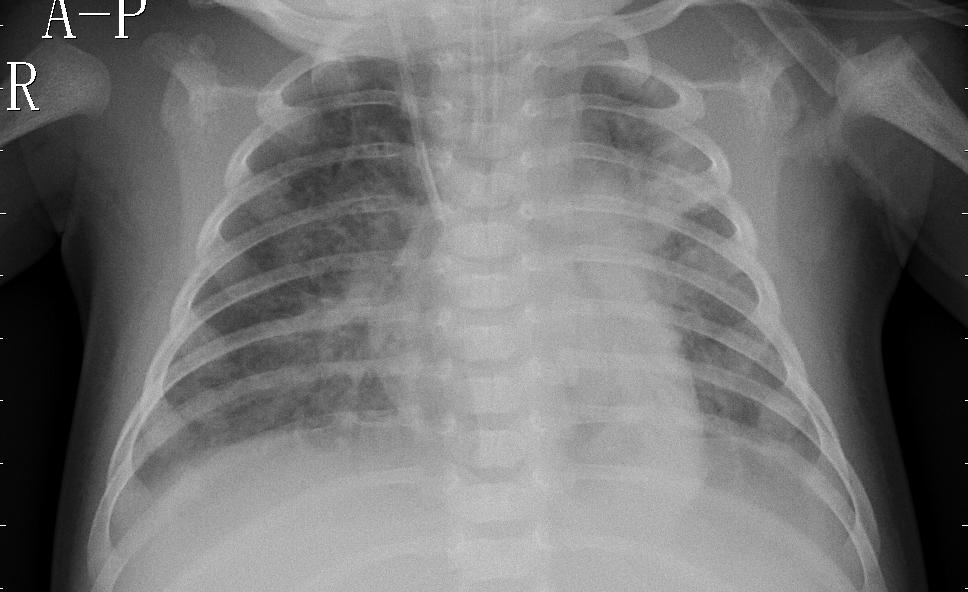
#> input picture Multiple-Disease-Prediction-Webapp/Frontend/data/pneumonia_xray/val/PNEUMONIA/person1946_bacteria_4874.jpeg, 968 x 592 px; its folder holds only this picture in this run
$ python test_revised_classification.py
#> lines starting #> are read from the running program, lines starting #| are printed output that depends on the picture; long printed decimals are rounded
#!/usr/bin/env python3
"""
Test revised classification on real bacterial X-ray
"""
import cv2
import numpy as np
from pathlib import Path

# Find the bacterial X-ray image
test_images_dir = Path("data/pneumonia_xray/val/PNEUMONIA")
bacterial_images = list(test_images_dir.glob("*bacteria*.jpeg"))

if bacterial_images:
    bacterial_image = str(bacterial_images[0])
    print(f"Testing image: {bacterial_image}")

    # Load image
    img = cv2.imread(bacterial_image, cv2.IMREAD_GRAYSCALE)
#> img is the input picture: shape (592, 968); min 0, max 255, mean 114.6

    if img is not None:
        h, w = img.shape
#> h = 592; w = 968

        # Normalize
        img_norm = img.astype(float) / 255.0

        # 1. SPATIAL ASYMMETRY
        left_lung = img_norm[:, :w//2]
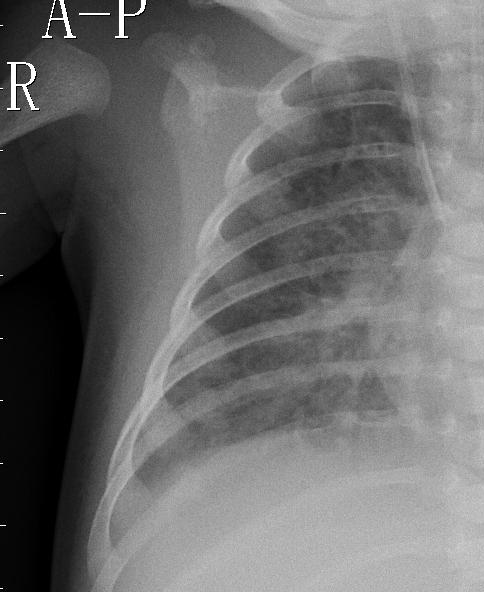
#> left_lung: shape (592, 484) float64; min 0, max 1, mean 0.431
        right_lung = img_norm[:, w//2:]
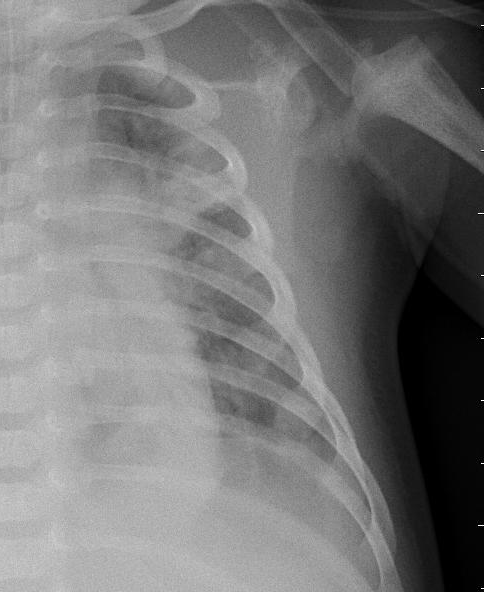
#> right_lung: shape (592, 484) float64; min 0, max 1, mean 0.467

        left_mean = np.mean(left_lung)
#> left_mean = 0.431
        right_mean = np.mean(right_lung)
#> right_mean = 0.467
        spatial_diff = abs(left_mean - right_mean)
#> spatial_diff = 0.0358

        # 2. HETEROGENEITY
        img_std = np.std(img_norm)
#> img_std = 0.214

        # 3. OPACITY
        global_mean = np.mean(img_norm)
#> global_mean = 0.449

        # 4. EDGE STRENGTH
        edges = cv2.Canny((img).astype(np.uint8), 50, 150)
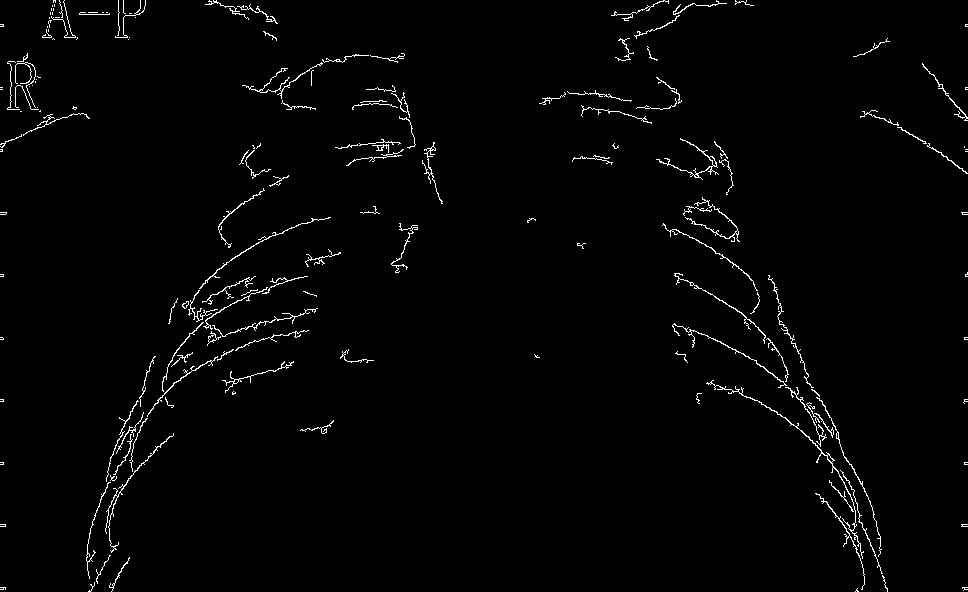
#> edges: shape (592, 968); 1.7% white in thin lines or dots
        edge_count = np.sum(edges > 0)
#> edge_count = 9590
        edge_density = edge_count / (h * w)
#> edge_density = 0.0167

        # 5. CONSOLIDATION PATTERN
        hist, _ = np.histogram(img_norm, bins=256, range=(0, 1))
#> hist = 256 values, max 12327 at index 0, min 0 at index 206, mean 2238.5
        very_dark_ratio = np.sum(hist[:64]) / np.sum(hist)
#> very_dark_ratio = 0.199

        print("\n=== REVISED FEATURES ===")
        print(f"Spatial Difference: {spatial_diff:.4f}")
#| Spatial Difference: 0.0358
        print(f"Std Deviation: {img_std:.4f}")
#| Std Deviation: 0.2145
        print(f"Global Mean Intensity: {global_mean:.4f}")
#| Global Mean Intensity: 0.4493
        print(f"Edge Density (normalized): {edge_density:.6f}")
#| Edge Density (normalized): 0.01673
        print(f"Very Dark Ratio: {very_dark_ratio:.4f}")
#| Very Dark Ratio: 0.1994

        print("\n=== NEW THRESHOLDS ===")
        print(f"Bacterial (spatial_diff > 0.15 AND img_std > 0.15 AND edge_density > 0.008)?")
        print(f"  {spatial_diff > 0.15} AND {img_std > 0.15} AND {edge_density > 0.008}")
#|   False AND True AND True
        print(f"COVID-19 (spatial_diff < 0.12 AND global_mean < 0.50 AND very_dark_ratio > 0.25)?")
        print(f"  {spatial_diff < 0.12} AND {global_mean < 0.50} AND {very_dark_ratio > 0.25}")
#|   True AND True AND False
        print(f"Viral (spatial_diff < 0.14 AND global_mean < 0.55 AND edge_density < 0.010)?")
        print(f"  {spatial_diff < 0.14} AND {global_mean < 0.55} AND {edge_density < 0.010}")
#|   True AND True AND False

        # Predict type
        if spatial_diff > 0.15 and img_std > 0.15 and edge_density > 0.008:
            predicted = "Bacterial"
        elif spatial_diff < 0.12 and global_mean < 0.50 and very_dark_ratio > 0.25:
            predicted = "COVID-19"
        elif spatial_diff < 0.14 and global_mean < 0.55 and edge_density < 0.010:
            predicted = "Viral"
        else:
            if spatial_diff > 0.12:
                predicted = "Bacterial"
            elif global_mean < 0.48 and spatial_diff < 0.13:
                predicted = "COVID-19"
            elif global_mean < 0.60:
                predicted = "Viral"
            else:
                predicted = "Unknown"

        print(f"\n=== PREDICTED: {predicted} ===")
        print(f"Expected: BACTERIAL")
        print(f"Match: {'✓' if predicted == 'Bacterial' else '✗'}")
else:
    print("No bacterial images found")

$ run again, on Multiple-Disease-Prediction-Webapp/Frontend/data/pneumonia_xray/val/PNEUMONIA/person1950_bacteria_4881.jpeg
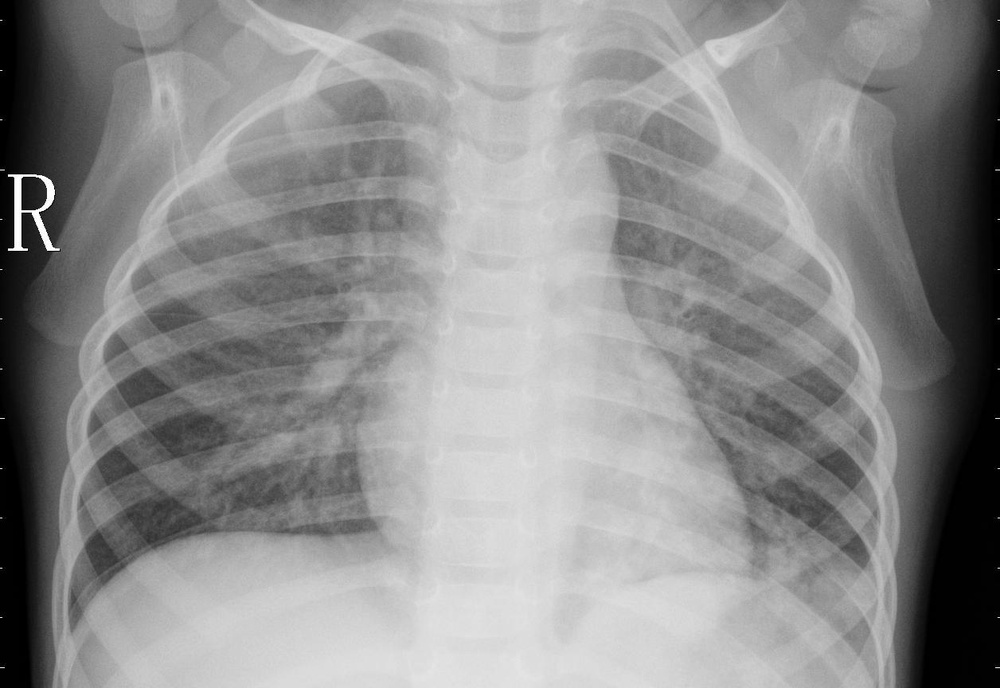
#> input picture Multiple-Disease-Prediction-Webapp/Frontend/data/pneumonia_xray/val/PNEUMONIA/person1950_bacteria_4881.jpeg, 1000 x 688 px, shrunk from 1256 x 864 before the run
#> img is the input picture: shape (688, 1000); min 0, max 255, mean 141.4
#> `right_lung = img_norm[:, w//2:]`:
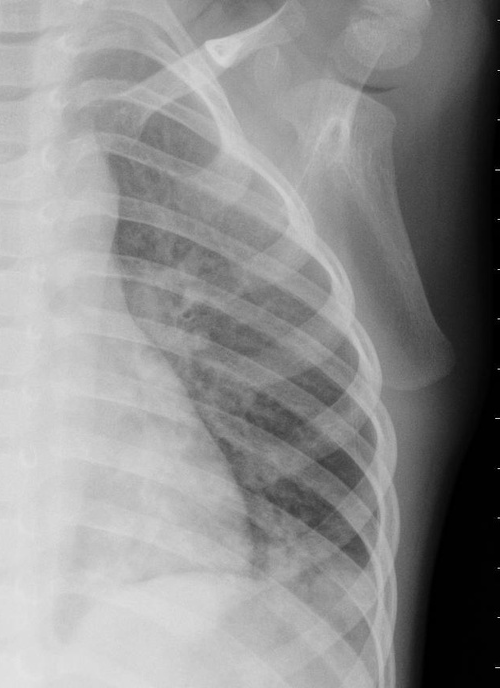
#> right_lung: shape (688, 500) float64; min 0, max 0.898, mean 0.561
#> left_mean = 0.549
#> right_mean = 0.561
#> spatial_diff = 0.0117
#> img_std = 0.229
#> global_mean = 0.555
#> `edges = cv2.Canny((img).astype(np.uint8), 50, 150)`:
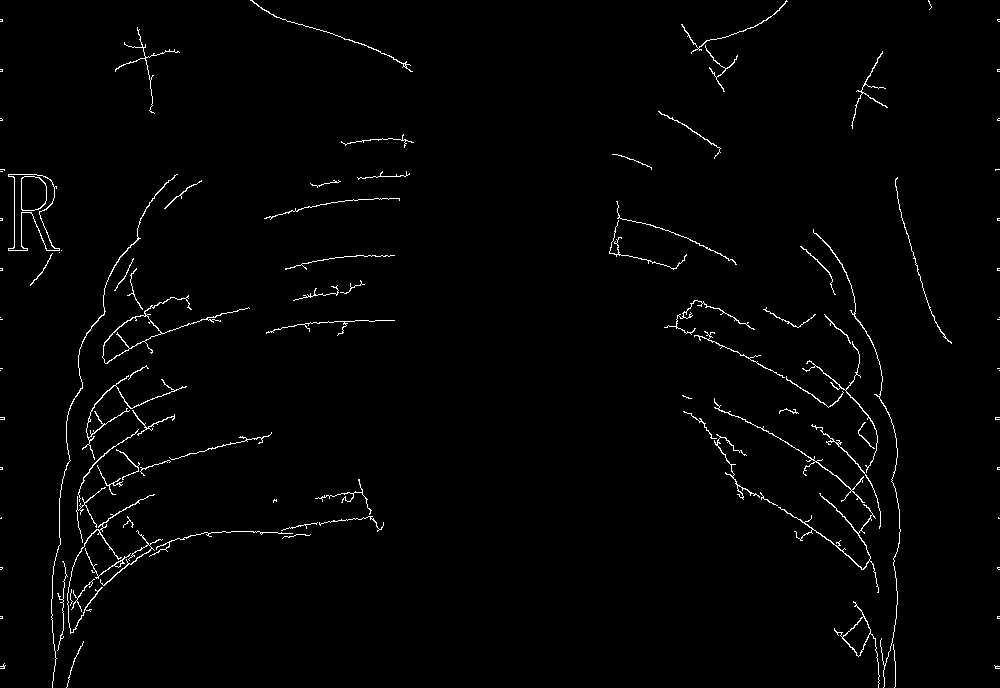
#> edges: shape (688, 1000); 1.5% white in thin lines or dots
#> edge_count = 10089
#> edge_density = 0.0147
#> hist = 256 values, max 15347 at index 1, min 0 at index 230, mean 2687.5
#> very_dark_ratio = 0.116
#| Spatial Difference: 0.0117
#| Std Deviation: 0.2286
#| Global Mean Intensity: 0.5546
#| Edge Density (normalized): 0.01466
#| Very Dark Ratio: 0.1158
#|   False AND True AND True
#|   True AND False AND False
#|   True AND False AND False

$ run again, on Multiple-Disease-Prediction-Webapp/Frontend/data/pneumonia_xray/val/PNEUMONIA/person1951_bacteria_4882.jpeg
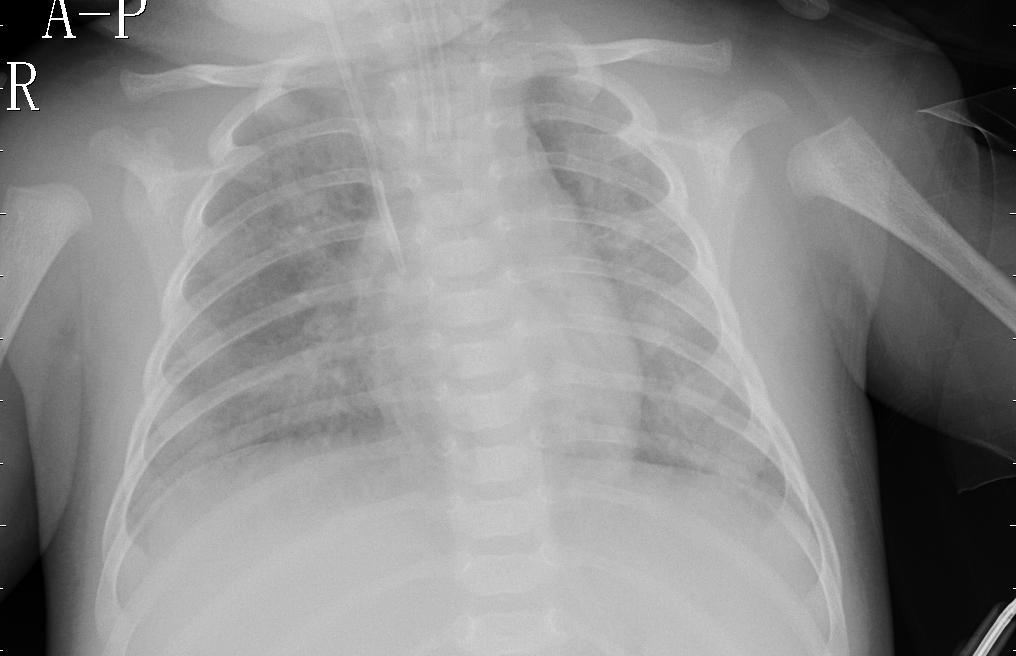
#> input picture Multiple-Disease-Prediction-Webapp/Frontend/data/pneumonia_xray/val/PNEUMONIA/person1951_bacteria_4882.jpeg, 1016 x 656 px
#> img is the input picture: shape (656, 1016); min 0, max 255, mean 140.8
#> `right_lung = img_norm[:, w//2:]`:
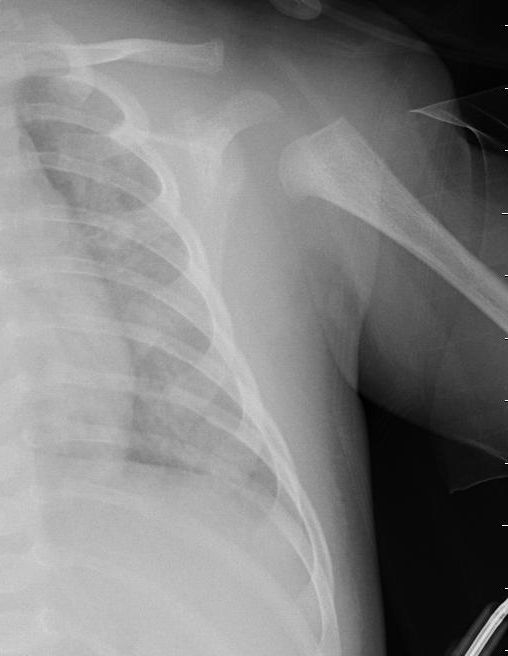
#> right_lung: shape (656, 508) float64; min 0, max 1, mean 0.501
#> left_mean = 0.603
#> right_mean = 0.501
#> spatial_diff = 0.102
#> img_std = 0.214
#> global_mean = 0.552
#> `edges = cv2.Canny((img).astype(np.uint8), 50, 150)`:
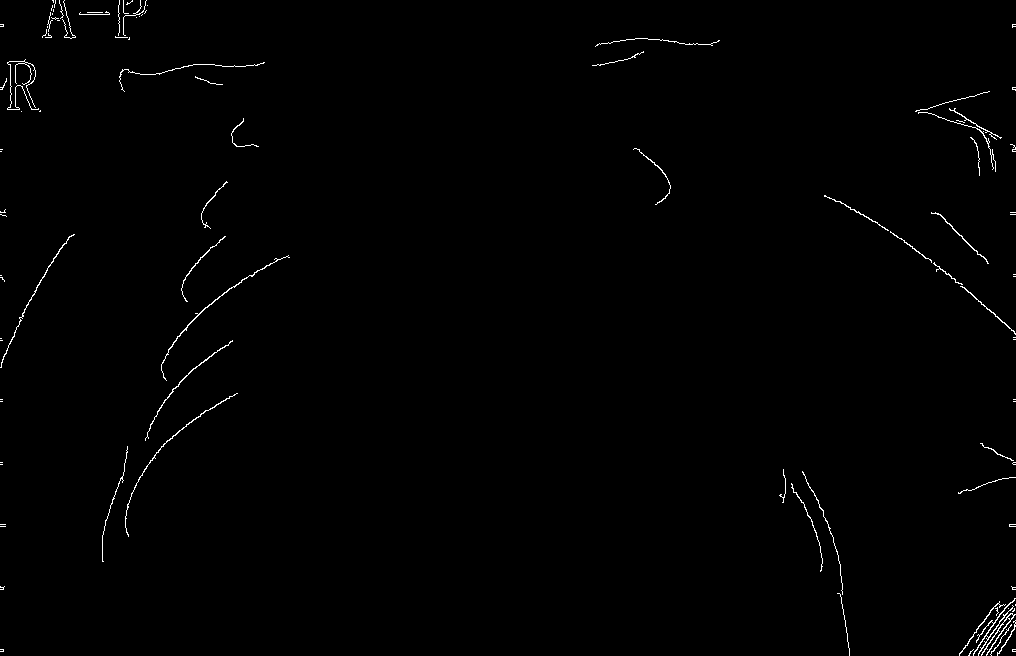
#> edges: shape (656, 1016); 0.68% white in thin lines or dots
#> edge_count = 4527
#> edge_density = 0.00679
#> hist = 256 values, max 13842 at index 189, min 1 at index 231, mean 2603.5
#> very_dark_ratio = 0.129
#| Spatial Difference: 0.1017
#| Std Deviation: 0.2144
#| Global Mean Intensity: 0.5522
#| Edge Density (normalized): 0.006792
#| Very Dark Ratio: 0.1289
#|   False AND True AND False
#|   True AND False AND False
#|   True AND False AND True

$ run again, on Multiple-Disease-Prediction-Webapp/Frontend/data/pneumonia_xray/val/PNEUMONIA/person1946_bacteria_4875.jpeg
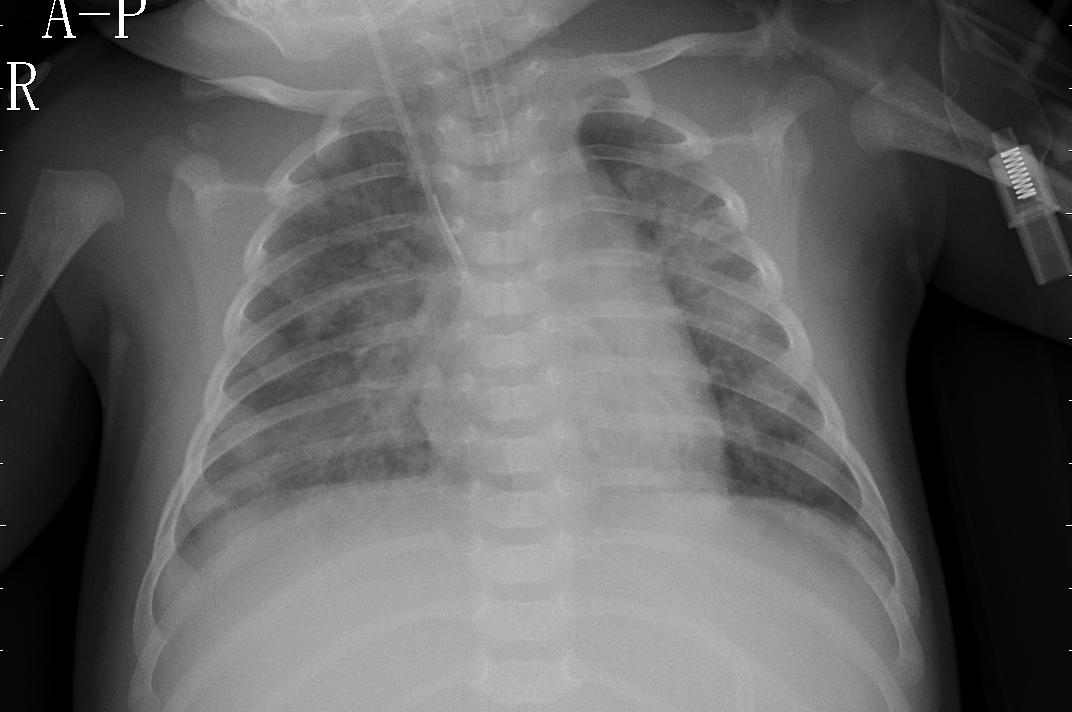
#> input picture Multiple-Disease-Prediction-Webapp/Frontend/data/pneumonia_xray/val/PNEUMONIA/person1946_bacteria_4875.jpeg, 1072 x 712 px
#> img is the input picture: shape (712, 1072); min 0, max 255, mean 98.5
#> `right_lung = img_norm[:, w//2:]`:
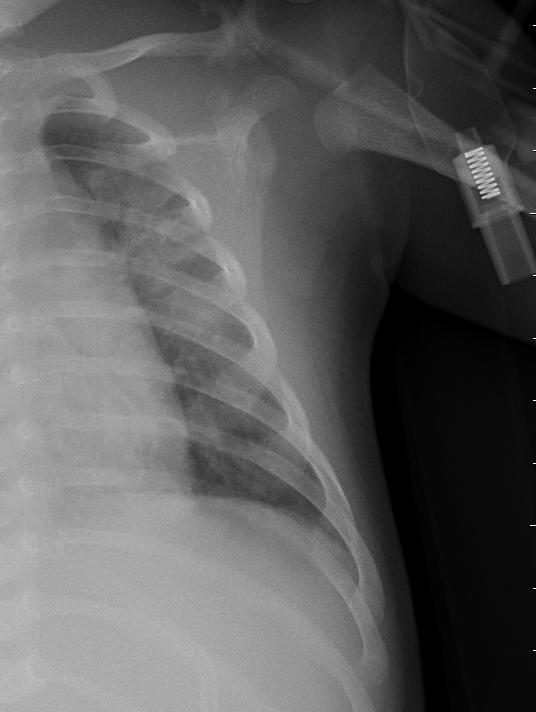
#> right_lung: shape (712, 536) float64; min 0, max 1, mean 0.364
#> left_mean = 0.409
#> right_mean = 0.364
#> spatial_diff = 0.0451
#> img_std = 0.216
#> global_mean = 0.386
#> `edges = cv2.Canny((img).astype(np.uint8), 50, 150)`:
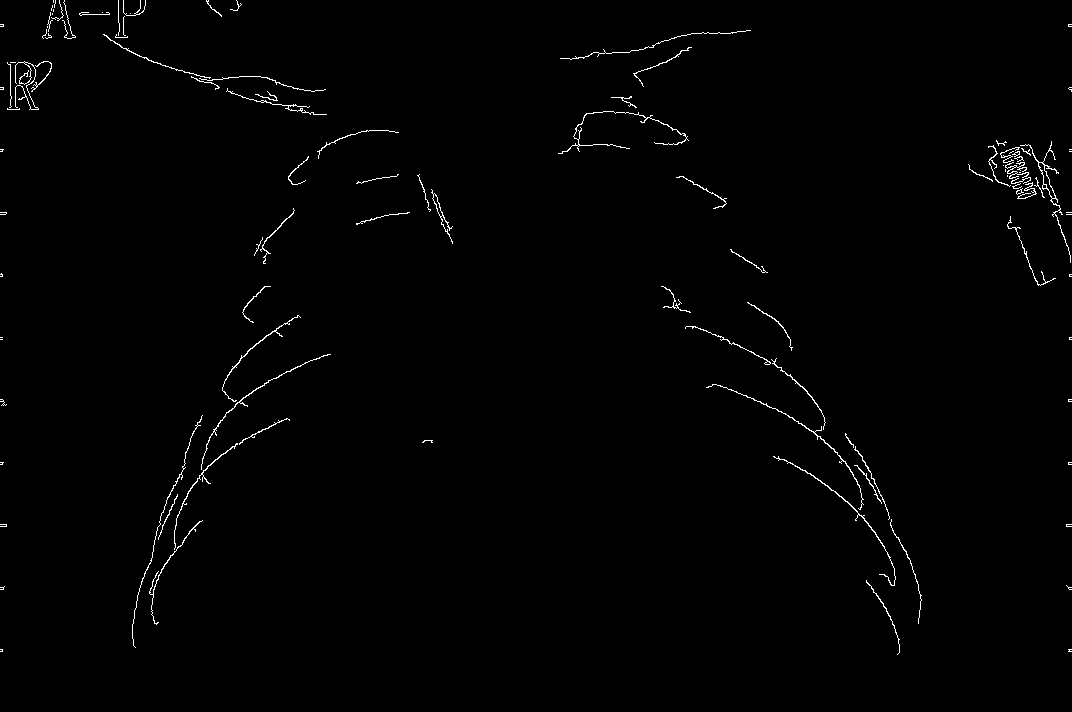
#> edges: shape (712, 1072); 0.88% white in thin lines or dots
#> edge_count = 6734
#> edge_density = 0.00882
#> hist = 256 values, max 19002 at index 0, min 0 at index 220, mean 2981.5
#> very_dark_ratio = 0.286
#| Spatial Difference: 0.0451
#| Std Deviation: 0.2160
#| Global Mean Intensity: 0.3865
#| Edge Density (normalized): 0.008823
#| Very Dark Ratio: 0.2863
#|   False AND True AND True
#|   True AND True AND True
#|   True AND True AND True
